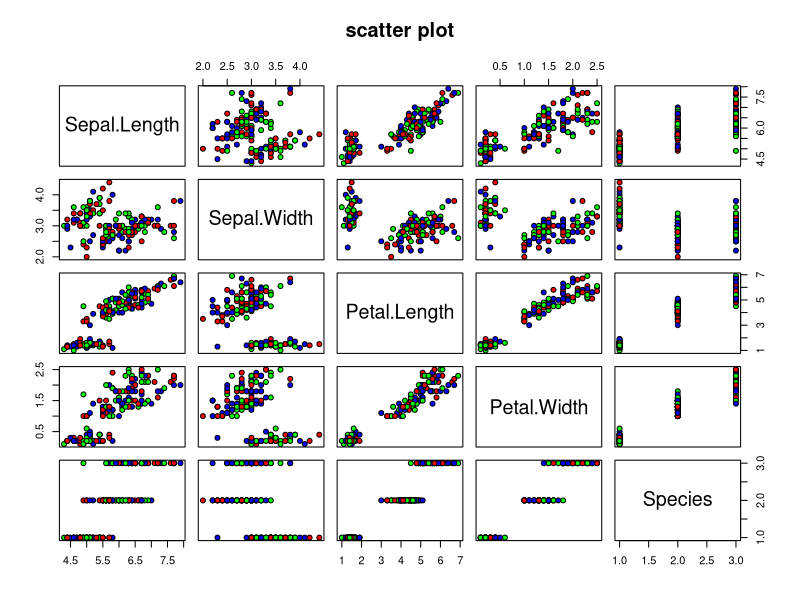
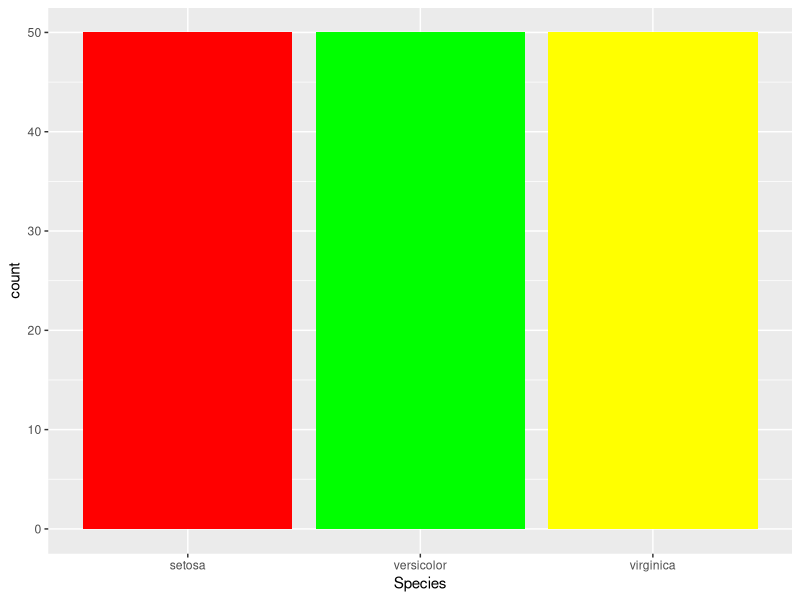
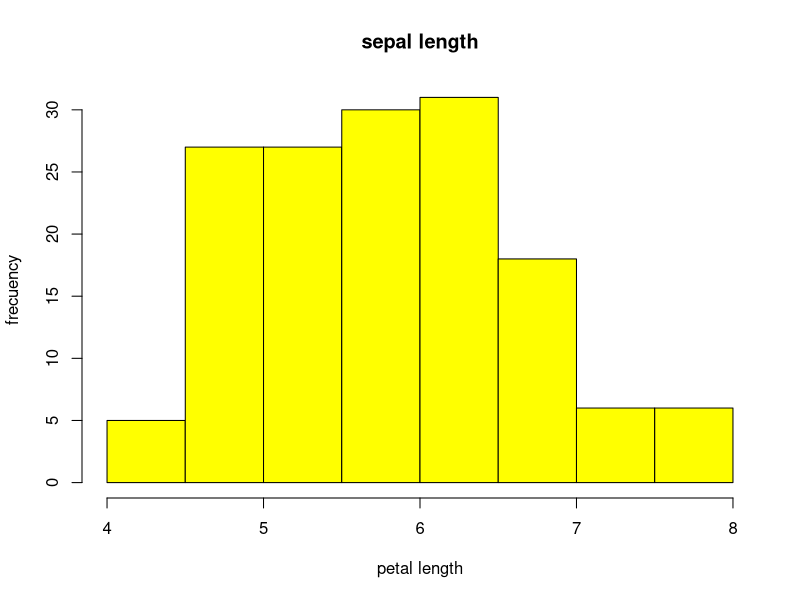
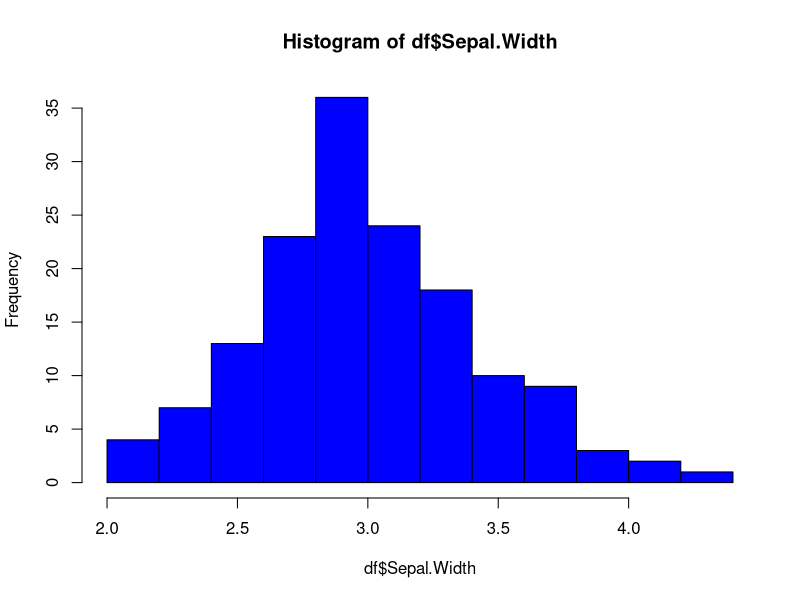
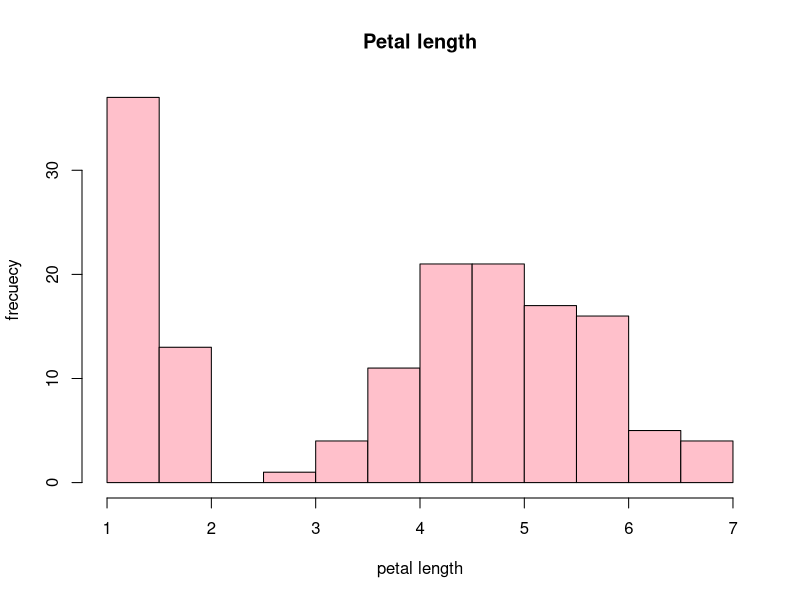
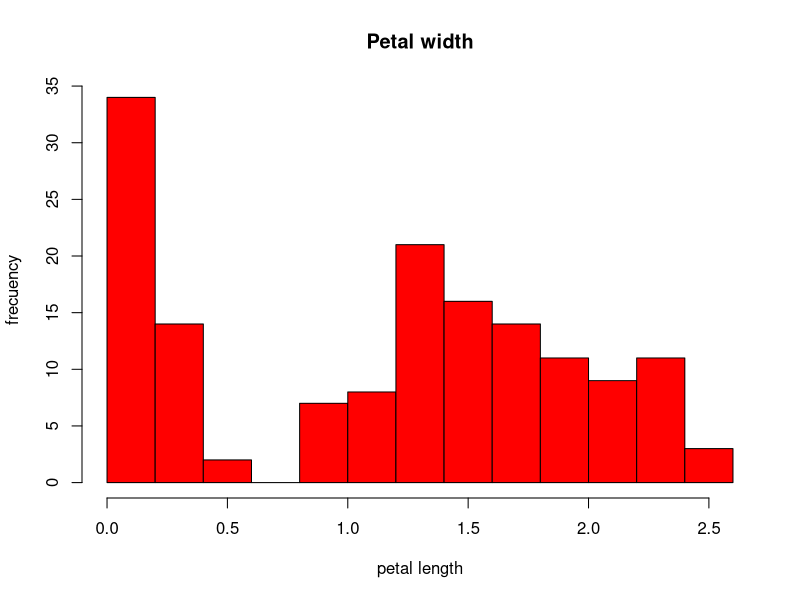
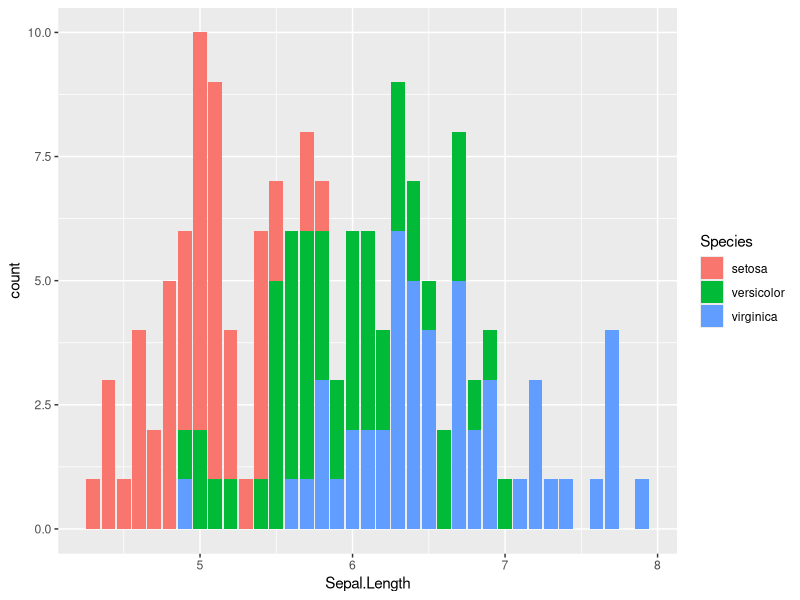
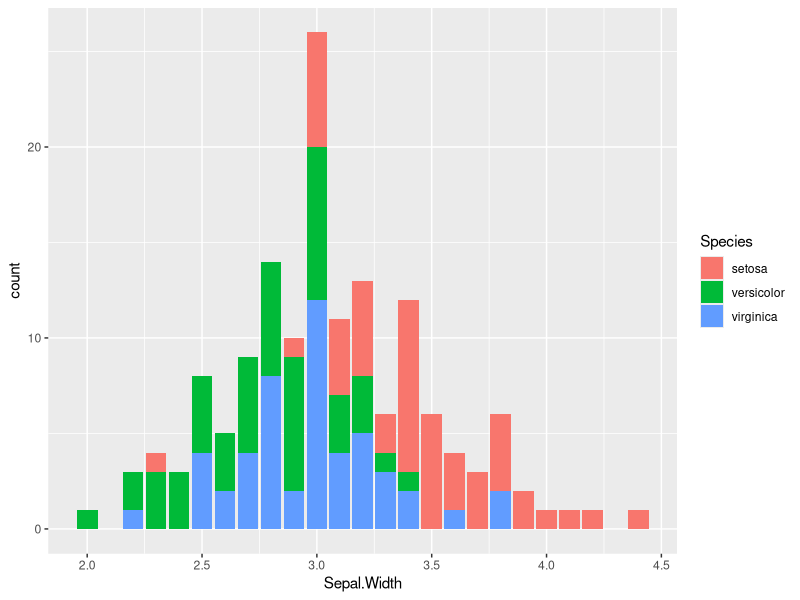

Here is the R script that generated these plots, in order:
#1: loading data------
library(datasets)
library(ggplot2)
df=iris

#2: head & tail of the dataset
head(df)
tail(df)

#3: Shape of the data
ncol(df)
nrow(df) 
dim(df)

#4: column names
colnames(df)

#5: datatypes of each column
str(df)

#6: overall Summary
summary(df)

#7: findimg null values,if any
sum(is.na(df))

#8: paired scatter plot
plot(df,pch=21,bg = c("red","green","blue"),main="scatter plot")

#9: find the count of dependent column values and plot in graph
table(df$Species=='setosa')
table(df$Species)
ggplot(df,aes(x=Species))+geom_bar(fill=c("red","green","yellow"))
#----------------------------------------------------
#10: histogram of each independent column
hist(df$Sepal.Length,main = "sepal length",xlab = "petal length",ylab = "frecuency",col='yellow')

hist(df$Sepal.Width,col='blue')

hist(df$Petal.Length,main = "Petal length",xlab = "petal length",ylab = "frecuecy",col="pink")

hist(df$Petal.Width,main = "Petal width",xlab = "petal length",ylab = "frecuency",col="red")
#--------------------------------------------------------------------------------------------------
#11: find the count where species='setosa' for sepal.Length<,>5
table(df$Sepal.Length)

table((df$Sepal.Length>5) &(df$Species=='setosa'))
table((df$Sepal.Length<5)&(df$Species=='setosa'))

#12: finding the relation of species colimn values with each independent columns
#a
sl =split(df$Sepal.Length,df$Species)
lapply(sl, mean)
ggplot(df,aes(x=Sepal.Length,fill=Species))+geom_bar()
#---------------------------------------------------------
#b
sw =split(df$Sepal.Width,df$Species)
lapply(sw, mean)
ggplot(df,aes(x=Sepal.Width,fill=Species))+geom_bar()
#----------------------------------------------------------
#c
pl =split(df$Petal.Length,df$Species)
lapply(pl, mean)

ggplot(df,aes(x=Petal.Length,fill=Species))+geom_bar()
#-------------------------------------------------------------
#d
pw =split(df$Petal.Width,df$Species)
lapply(pw, mean)

ggplot(df,aes(x=Petal.Width,fill=Species))+geom_bar()
#-------------------------------------------------------------

#13: boxplot of df
boxplot(df,las=2,col='green')
#--------------------------------------------------------

#14: correlation of independent columns & plotS

library(corrplot)

c = cor(df[,1:4])
c
corrplot(c,method='square')

